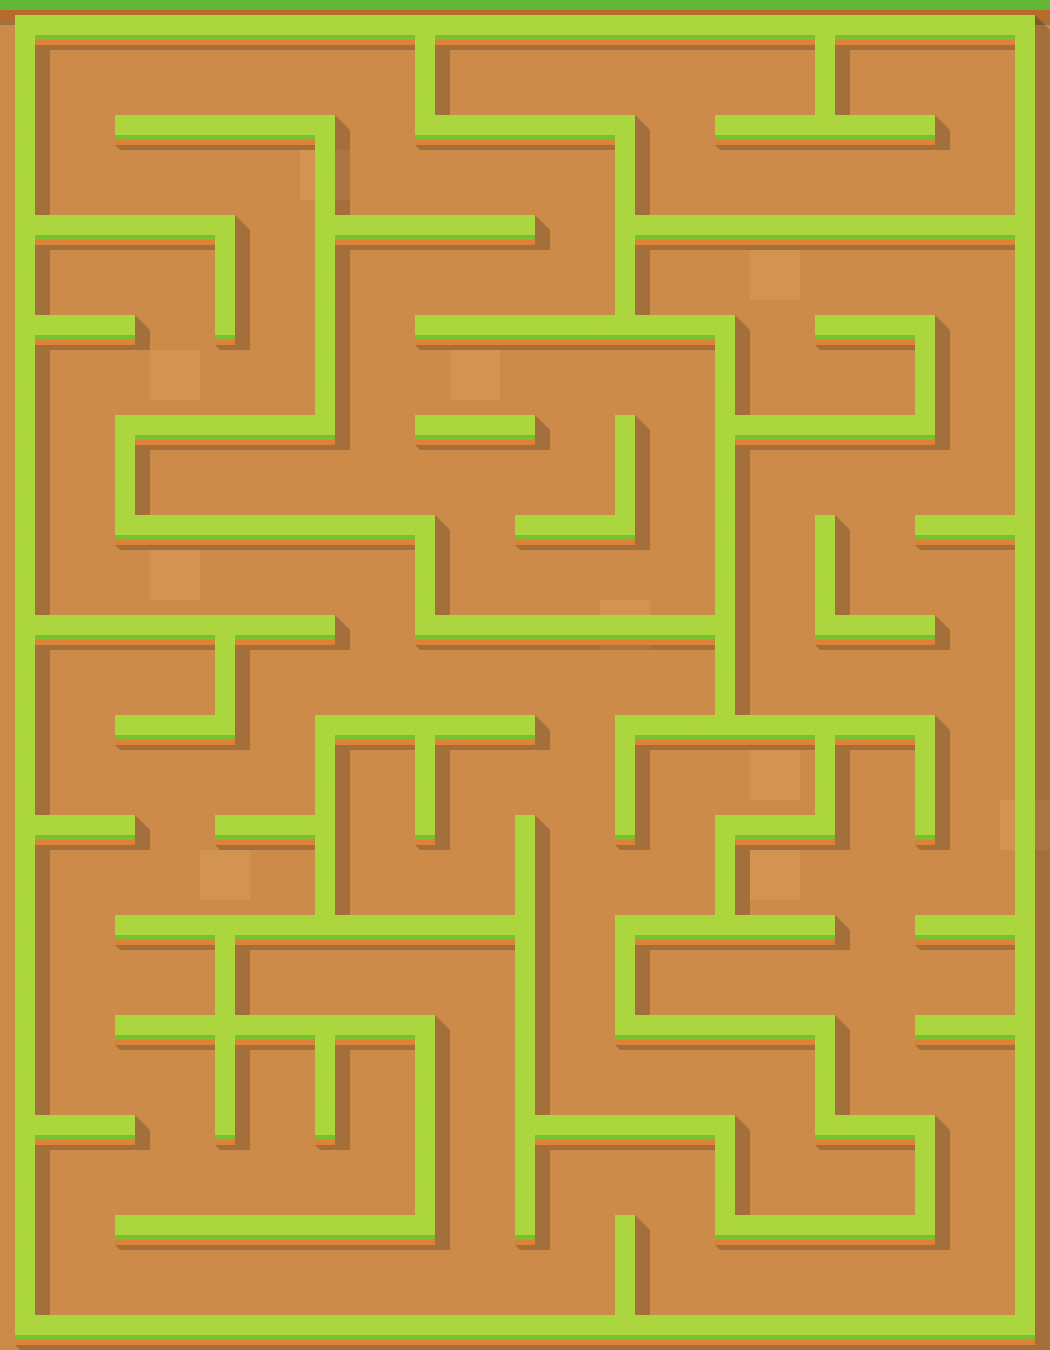

A 2D game scene composited from a Tiled map and its tileset images. What follows is a short description and the map's XML, with each tile layer's data collapsed to a summary:
An orthogonal 21x27 tile map with 50x50 px tiles, 2 tile layers (soil, wall), 2 tilesets and 82 objects (76x road, playerPos1, endPos, playerPos2, propPos1, ...).

<map version="1.0" orientation="orthogonal" renderorder="right-down" width="21" height="27" tilewidth="50" tileheight="50">
 <tileset firstgid="1" name="mode1Wall" tilewidth="50" tileheight="50">
  <image source="mode1Wall.png" width="450" height="300" />
 </tileset>
 <tileset firstgid="55" name="mode1Tree" tilewidth="50" tileheight="50">
  <image source="mode1Tree.png" width="500" height="500" />
 </tileset>
 <layer name="soil" width="21" height="27">
  <data>[567 cells, 567 non-empty, 3 distinct tile ids]</data>
 </layer>
 <layer name="wall" width="21" height="27">
  <data>[567 cells, 536 non-empty, 27 distinct tile ids]</data>
 </layer>
 <objectgroup name="road">
  <object name="road" x="148.001" y="300" width="54.3337" height="50.6664" />
  <object name="road" x="700" y="749.333" width="102" height="50.666" />
  <object name="road" x="98" y="549.999" width="304" height="51" />
  <object name="road" x="898.999" y="548.333" width="52.636" height="51.909" />
  <object name="road" x="347.997" y="1049.33" width="52" height="102.999" />
  <object name="road" x="349.666" y="249.667" width="52" height="203" />
  <object name="road" x="97.333" y="747.334" width="152.334" height="52.667" />
  <object name="road" x="48.333" y="699.666" width="52.333" height="100" />
  <object name="road" x="247.667" y="946.334" width="250.666" height="53.3337" />
  <object name="road" x="47.3337" y="349.001" width="54" height="251.333" />
  <object name="road" x="699.5" y="148.001" width="300.728" height="52.7273" />
  <object name="road" x="48.333" y="51.0004" width="352" height="46.667" />
  <object name="road" x="351" y="748.334" width="48.0003" height="151.333" />
  <object name="road" x="98.8343" y="949" width="102.667" height="53.333" />
  <object name="road" x="347.999" y="598.833" width="51.9997" height="53.3333" />
  <object name="road" x="248.165" y="649.333" width="452.667" height="50.667" />
  <object name="road" x="47.4993" y="898.667" width="52.3333" height="200.333" />
  <object name="road" x="549" y="197.667" width="51.3337" height="103" />
  <object name="road" x="547.5" y="397.999" width="53.333" height="101.667" />
  <object name="road" x="899.833" y="847.666" width="52.3337" height="56.667" />
  <object name="road" x="145.334" y="451.167" width="403.666" height="47.6667" />
  <object name="road" x="47.6677" y="648" width="157.667" height="54.0004" />
  <object name="road" x="848.5" y="748" width="52.6673" height="352" />
  <object name="road" x="97.834" y="148.333" width="204.001" height="51.667" />
  <object name="road" x="949.167" y="48.6663" width="53.6671" height="104.666" />
  <object name="road" x="399.167" y="247.334" width="152.667" height="52.9997" />
  <object name="road" x="848.834" y="48.333" width="102.667" height="52.667" />
  <object name="road" x="448.5" y="997.334" width="52.333" height="255.334" />
  <object name="road" x="98.501" y="1149.33" width="303.667" height="48.666" />
  <object name="road" x="446.501" y="501" width="52.6664" height="97" />
  <object name="road" x="98.1667" y="1048.33" width="103" height="52.3337" />
  <object name="road" x="49.834" y="249.5" width="151.333" height="49.334" />
  <object name="road" x="48.8327" y="96.999" width="51.6663" height="102.334" />
  <object name="road" x="247.5" y="698.333" width="53.333" height="101.333" />
  <object name="road" x="98.833" y="1249.33" width="501.333" height="50.3337" />
  <object name="road" x="497.833" y="549.333" width="156" height="50.667" />
  <object name="road" x="448.333" y="48.8337" width="351.667" height="50.9993" />
  <object name="road" x="248.5" y="1049" width="52.6667" height="102.334" />
  <object name="road" x="148.833" y="798.333" width="51.6667" height="50.6673" />
  <object name="road" x="649.497" y="96.9998" width="51.9997" height="102" />
  <object name="road" x="347.166" y="98.333" width="54.333" height="101.667" />
  <object name="road" x="247.136" y="196.636" width="52.061" height="205.394" />
  <object name="road" x="649.803" y="348.969" width="51.7277" height="251.727" />
  <object name="road" x="596.47" y="1050.64" width="205.727" height="48.727" />
  <object name="road" x="648.163" y="247.334" width="353.666" height="52.667" />
  <object name="road" x="649.17" y="747.666" width="52.3333" height="152" />
  <object name="road" x="49.5" y="1150" width="51.9997" height="148" />
  <object name="road" x="48.167" y="848.333" width="253" height="53.0003" />
  <object name="road" x="749.167" y="298" width="52" height="52.3337" />
  <object name="road" x="596.833" y="847.167" width="55.0007" height="51.666" />
  <object name="road" x="149.833" y="1098.67" width="50.667" height="53.6673" />
  <object name="road" x="399" y="146.834" width="202" height="52.999" />
  <object name="road" x="399.667" y="349.166" width="252" height="50.0007" />
  <object name="road" x="801" y="647.166" width="149.333" height="54.334" />
  <object name="road" x="949.833" y="297.166" width="50" height="204.334" />
  <object name="road" x="848.5" y="498.833" width="52.6667" height="101.667" />
  <object name="road" x="447.5" y="746.667" width="54.3333" height="154.667" />
  <object name="road" x="547.167" y="698.333" width="51.6667" height="401.334" />
  <object name="road" x="949.333" y="548" width="52" height="354.001" />
  <object name="road" x="547.17" y="1150.67" width="51" height="101.334" />
  <object name="road" x="747.667" y="347" width="151.667" height="53.334" />
  <object name="road" x="746.67" y="1148.83" width="155.334" height="53.334" />
  <object name="road" x="648" y="949.5" width="200.667" height="49.334" />
  <object name="road" x="748.333" y="501" width="54" height="198.001" />
  <object name="road" x="748.667" y="448.833" width="204.667" height="52.334" />
  <object name="road" x="496.497" y="747.166" width="53.6664" height="52.3337" />
  <object name="road" x="397.833" y="847.833" width="53.6664" height="52.3337" />
  <object name="road" x="100.334" y="350.333" width="151.333" height="49.334" />
  <object name="road" x="750.333" y="845.333" width="102.001" height="54.6673" />
  <object name="road" x="749.833" y="1097" width="52.3337" height="56.667" />
  <object name="road" x="597" y="1149.33" width="104.667" height="50.6673" />
  <object name="road" x="649" y="1196" width="52.667" height="105.334" />
  <object name="road" x="698" y="1247.33" width="300.667" height="54.6673" />
  <object name="road" x="899" y="947.333" width="100.667" height="49.334" />
  <object name="road" x="900.333" y="1047" width="102" height="52.0007" />
  <object name="road" x="947.333" y="1095.33" width="50" height="152.001" />
 </objectgroup>
 <objectgroup name="pos">
  <object name="playerPos1" x="48.3337" y="46.666" width="56" height="52" />
  <object name="endPos" x="947" y="1245" width="54" height="54" />
  <object name="playerPos2" x="149.333" y="1250.67" width="48" height="48" />
 </objectgroup>
 <objectgroup name="Posprop">
  <object name="propPos1" x="198.667" y="452" width="50.6667" height="45.3333" />
  <object name="propPos2" x="952" y="749.333" width="45.3333" height="49.3333" />
  <object name="propPos3" x="497.333" y="648" width="49.3333" height="49.3333" />
 </objectgroup>
</map>